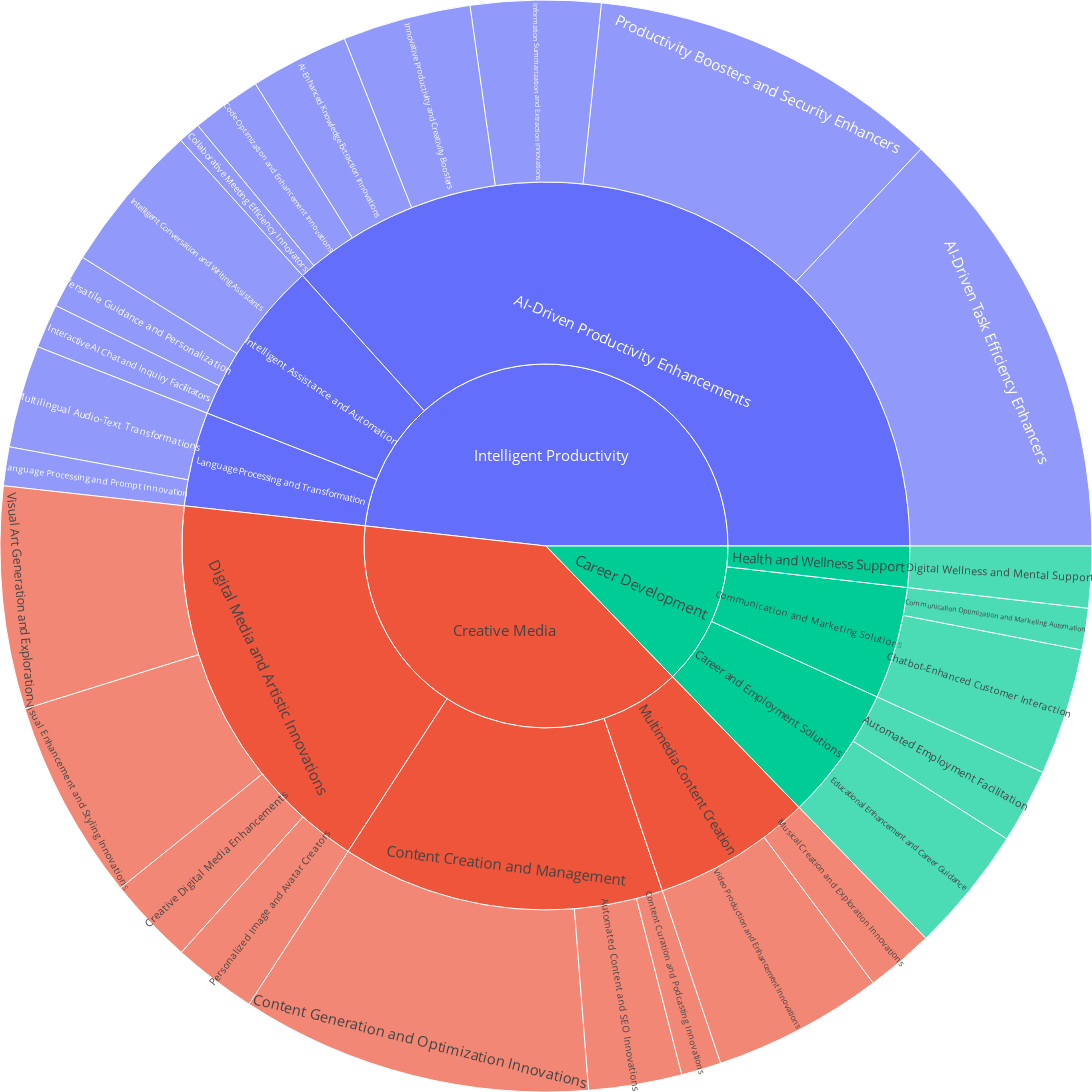

Notebook source saved alongside this figure:
### Code cell
import plotly.express as px
import plotly.graph_objects as go

fig = px.sunburst(ct2_pd_values, 
                  path   = ['umbrella', 'collection', 'title'], 
                  values = 'Saves')

# we could display this fig, but plotly express gives little control for refinement
# instead, we use plotly express to organise the data for the sake of plotly groah objects, which does give us refined control..
# fig.update_layout(margin=dict(t=0, b=0, l=0, r=0), font=dict(size=15), width=800, height=800)
# fig.show()

# Extract data from the 'fig' object
ids     = fig['data'][0]['ids']
labels  = fig['data'][0]['labels']
parents = fig['data'][0]['parents']
values  = fig['data'][0]['values']

# Create sunburst chart using graph_objects
fig_go = go.Figure(go.Sunburst(
    ids         = ids,
    labels      = labels,
    parents     = parents,
    values      = values,
    maxdepth    = 3,
    branchvalues="total",
))

# Customize layout (e.g., increase the font size and chart size)
fig_go.update_layout(
    margin = dict(t=0, b=0, l=0, r=0),
    font   = dict(size=15),
    width  = 1200,
    height = 1200
)

fig_go.show()

### Figure 1 — Plotly figure (JSON) as saved in the notebook; plotly's stock layout.template omitted (floating-point values rounded to 4 significant figures)
{"data": [{"branchvalues": "total", "ids": ["Intelligent Productivity/AI-Driven Productivity Enhancements/AI-Driven Task Efficiency Enhancers", "Intelligent Productivity/AI-Driven Productivity Enhancements/AI-Enhanced Knowledge Extraction Innovations", "Creative Media/Content Creation and Management/Automated Content and SEO Innovations", "Career Development/Career and Employment Solutions/Automated Employment Facilitation", "Career Development/Communication and Marketing Solutions/Chatbot-Enhanced Customer Interaction", "Intelligent Productivity/AI-Driven Productivity Enhancements/Code Optimization and Enhancement Innovations", "Intelligent Productivity/AI-Driven Productivity Enhancements/Collaborative Meeting Efficiency Innovators", "Career Development/Communication and Marketing Solutions/Communication Optimization and Marketing Automation", "Creative Media/Content Creation and Management/Content Curation and Podcasting Innovations", "Creative Media/Content Creation and Management/Content Generation and Optimization Innovations", "Creative Media/Digital Media and Artistic Innovations/Creative Digital Media Enhancements", "Career Development/Health and Wellness Support/Digital Wellness and Mental Support", "Career Development/Career and Employment Solutions/Educational Enhancement and Career Guidance", "Intelligent Productivity/AI-Driven Productivity Enhancements/Information Summarization and Extraction Innovations", "Intelligent Productivity/AI-Driven Productivity Enhancements/Innovative Productivity and Creativity Boosters", "Intelligent Productivity/Intelligent Assistance and Automation/Intelligent Conversation and Writing Assistants", "Intelligent Productivity/Intelligent Assistance and Automation/Interactive AI Chat and Inquiry Facilitators", "Intelligent Productivity/Language Processing and Transformation/Language Processing and Prompt Innovation", "Intelligent Productivity/Language Processing and Transformation/Multilingual Audio-Text Transformations", "Creative Media/Multimedia Content Creation/Musical Creation and Exploration Innovations", "Creative Media/Digital Media and Artistic Innovations/Personalized Image and Avatar Creators", "Intelligent Productivity/AI-Driven Productivity Enhancements/Productivity Boosters and Security Enhancers", "Intelligent Productivity/Intelligent Assistance and Automation/Versatile Guidance and Personalization", "Creative Media/Multimedia Content Creation/Video Production and Enhancement Innovations", "Creative Media/Digital Media and Artistic Innovations/Visual Art Generation and Exploration", "Creative Media/Digital Media and Artistic Innovations/Visual Enhancement and Styling Innovations", "Intelligent Productivity/AI-Driven Productivity Enhancements", "Career Development/Career and Employment Solutions", "Career Development/Communication and Marketing Solutions", "Creative Media/Content Creation and Management", "Creative Media/Digital Media and Artistic Innovations", "Career Development/Health and Wellness Support", "Intelligent Productivity/Intelligent Assistance and Automation", "Intelligent Productivity/Language Processing and Transformation", "Creative Media/Multimedia Content Creation", "Career Development", "Creative Media", "Intelligent Productivity"], "labels": ["AI-Driven Task Efficiency Enhancers", "AI-Enhanced Knowledge Extraction Innovations", "Automated Content and SEO Innovations", "Automated Employment Facilitation", "Chatbot-Enhanced Customer Interaction", "Code Optimization and Enhancement Innovations", "Collaborative Meeting Efficiency Innovators", "Communication Optimization and Marketing Automation", "Content Curation and Podcasting Innovations", "Content Generation and Optimization Innovations", "Creative Digital Media Enhancements", "Digital Wellness and Mental Support", "Educational Enhancement and Career Guidance", "Information Summarization and Extraction Innovations", "Innovative Productivity and Creativity Boosters", "Intelligent Conversation and Writing Assistants", "Interactive AI Chat and Inquiry Facilitators", "Language Processing and Prompt Innovation", "Multilingual Audio-Text Transformations", "Musical Creation and Exploration Innovations", "Personalized Image and Avatar Creators", "Productivity Boosters and Security Enhancers", "Versatile Guidance and Personalization", "Video Production and Enhancement Innovations", "Visual Art Generation and Exploration", "Visual Enhancement and Styling Innovations", "AI-Driven Productivity Enhancements", "Career and Employment Solutions", "Communication and Marketing Solutions", "Content Creation and Management", "Digital Media and Artistic Innovations", "Health and Wellness Support", "Intelligent Assistance and Automation", "Language Processing and Transformation", "Multimedia Content Creation", "Career Development", "Creative Media", "Intelligent Productivity"], "maxdepth": 3, "parents": ["Intelligent Productivity/AI-Driven Productivity Enhancements", "Intelligent Productivity/AI-Driven Productivity Enhancements", "Creative Media/Content Creation and Management", "Career Development/Career and Employment Solutions", "Career Development/Communication and Marketing Solutions", "Intelligent Productivity/AI-Driven Productivity Enhancements", "Intelligent Productivity/AI-Driven Productivity Enhancements", "Career Development/Communication and Marketing Solutions", "Creative Media/Content Creation and Management", "Creative Media/Content Creation and Management", "Creative Media/Digital Media and Artistic Innovations", "Career Development/Health and Wellness Support", "Career Development/Career and Employment Solutions", "Intelligent Productivity/AI-Driven Productivity Enhancements", "Intelligent Productivity/AI-Driven Productivity Enhancements", "Intelligent Productivity/Intelligent Assistance and Automation", "Intelligent Productivity/Intelligent Assistance and Automation", "Intelligent Productivity/Language Processing and Transformation", "Intelligent Productivity/Language Processing and Transformation", "Creative Media/Multimedia Content Creation", "Creative Media/Digital Media and Artistic Innovations", "Intelligent Productivity/AI-Driven Productivity Enhancements", "Intelligent Productivity/Intelligent Assistance and Automation", "Creative Media/Multimedia Content Creation", "Creative Media/Digital Media and Artistic Innovations", "Creative Media/Digital Media and Artistic Innovations", "Intelligent Productivity", "Career Development", "Career Development", "Creative Media", "Creative Media", "Career Development", "Intelligent Productivity", "Intelligent Productivity", "Creative Media", "", "", ""], "type": "sunburst", "values": [30066, 6767, 6402, 5119, 8706, 4814, 1529, 2862, 2742, 24125, 6001, 4223, 8695, 8922, 8806, 10375, 3041, 2666, 7047, 4677, 5774, 24203, 3731, 11714, 15286, 13814, 85107, 13814, 11568, 33269, 40875, 4223, 17147, 9713, 16391, 29605, 90535, 111967]}], "layout": {"font": {"size": 15}, "height": 1200, "margin": {"b": 0, "l": 0, "r": 0, "t": 0}, "width": 1200}}
